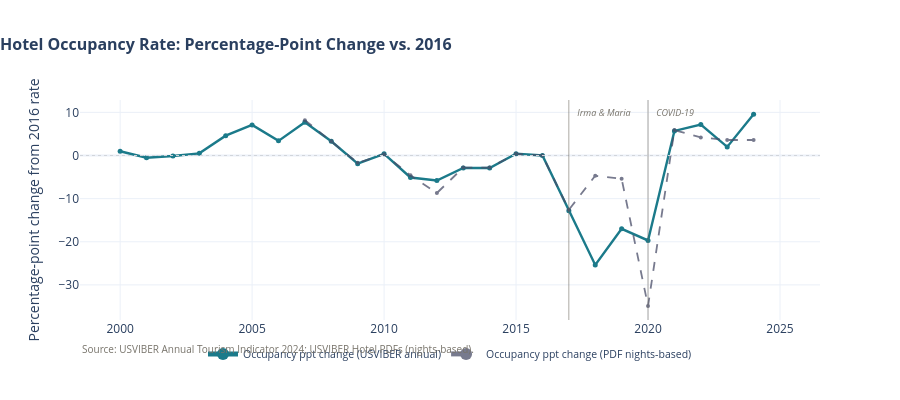

Write notebook code for a chart like this one.
### Code cell
# --- Occupancy: ppt change from 2016 (rate-based, not index) ---
fig = go.Figure()

# USVIBER annual occupancy (ppt)
fig.add_trace(
    go.Scatter(
        x=tour_occ["year"],
        y=tour_occ["occ_ppt_vs_2016"],
        mode="lines+markers",
        name="Occupancy ppt change (USVIBER annual)",
        line=dict(color=PALETTE["air_visitors"], width=2.4),
        marker=dict(size=5),
    )
)
# Hotel PDF calculated occupancy (ppt)
if "occ_ppt_vs_2016" in hotel.columns:
    fig.add_trace(
        go.Scatter(
            x=hotel["year"],
            y=hotel["occ_ppt_vs_2016"],
            mode="lines+markers",
            name="Occupancy ppt change (PDF nights-based)",
            line=dict(color=PALETTE["total"], width=1.8, dash="dash"),
            marker=dict(size=4),
            opacity=0.75,
        )
    )

fig.add_hline(
    y=0,
    line=dict(color="#d1d5db", width=1, dash="dot"),
    annotation_text="2016 baseline",
    annotation_position="right",
    annotation_font=dict(size=9, color="#aaa"),
)
fig.update_layout(
    title=dict(
        text="<b>Hotel Occupancy Rate: Percentage-Point Change vs. 2016</b>",
        font=dict(size=16),
        x=0.0,
    ),
    yaxis_title="Percentage-point change from 2016 rate",
    height=400,
    annotations=[
        source_note(
            "USVIBER Annual Tourism Indicator 2024; USVIBER Hotel PDFs (nights-based)."
        )
    ],
)
add_shocks(fig)
fig.show()

print("Occupancy ppt change from 2016 baseline (56.7%):")
occ_compare = tour_occ[["year", "occupancy_rate_pct", "occ_ppt_vs_2016"]].copy()
occ_compare.columns = ["year", "occupancy_%", "vs_2016_ppt"]
print(occ_compare[occ_compare.year.between(2014, 2024)].set_index("year").to_string())

### Figure 1 — Plotly figure (JSON) as saved in the notebook; plotly's stock layout.template omitted (floating-point values rounded to 4 significant figures)
{"data": [{"line": {"color": "#1b7a8a", "width": 2.4}, "marker": {"size": 5}, "mode": "lines+markers", "name": "Occupancy ppt change (USVIBER annual)", "type": "scatter", "x": [2000, 2001, 2002, 2003, 2004, 2005, 2006, 2007, 2008, 2009, 2010, 2011, 2012, 2013, 2014, 2015, 2016, 2017, 2018, 2019, 2020, 2021, 2022, 2023, 2024], "y": [1.0, -0.5, -0.1, 0.5, 4.6, 7.1, 3.4, 7.7, 3.3, -1.9, 0.4, -5.1, -5.8, -2.9, -2.9, 0.4, 0.0, -12.8, -25.4, -17.0, -19.7, 5.7, 7.2, 2.0, 9.6]}, {"line": {"color": "#4a4e69", "dash": "dash", "width": 1.8}, "marker": {"size": 4}, "mode": "lines+markers", "name": "Occupancy ppt change (PDF nights-based)", "opacity": 0.75, "type": "scatter", "x": [2001, 2002, 2003, 2004, 2005, 2006, 2007, 2008, 2009, 2010, 2011, 2012, 2013, 2014, 2015, 2016, 2017, 2018, 2019, 2020, 2021, 2022, 2023, 2024, 2025], "y": [NaN, NaN, NaN, NaN, NaN, NaN, 8.2, 3.3, -1.7, 0.3, -4.6, -8.7, -2.8, -2.8, 0.4, 0.0, -12.6, -4.7, -5.4, -34.9, 5.9, 4.2, 3.6, 3.6, NaN]}], "layout": {"annotations": [{"font": {"color": "#aaa", "size": 9}, "showarrow": false, "text": "<span style='color:#77736a;font-size:10px'>Source: USVIBER Annual Tourism Indicator 2024; USVIBER Hotel PDFs (nights-based).</span>", "x": 0, "xanchor": "left", "xref": "paper", "y": -0.09, "yanchor": "top", "yref": "paper"}, {"font": {"color": "#77736a", "size": 9}, "showarrow": false, "text": "<i> Irma & Maria</i>", "x": 2017, "xanchor": "left", "xref": "x", "xshift": 4, "y": 1, "yanchor": "top", "yref": "paper", "yshift": -4}, {"font": {"color": "#77736a", "size": 9}, "showarrow": false, "text": "<i> COVID-19</i>", "x": 2020, "xanchor": "left", "xref": "x", "xshift": 4, "y": 1, "yanchor": "top", "yref": "paper", "yshift": -4}], "height": 400, "shapes": [{"line": {"color": "#d1d5db", "dash": "dot", "width": 1}, "type": "line", "x0": 0, "x1": 1, "xref": "x domain", "y0": 0, "y1": 0, "yref": "y"}, {"line": {"color": "rgba(107,101,89,0.55)", "width": 1}, "type": "line", "x0": 2017, "x1": 2017, "xref": "x", "y0": 0, "y1": 1, "yref": "y domain"}, {"line": {"color": "rgba(107,101,89,0.55)", "width": 1}, "type": "line", "x0": 2020, "x1": 2020, "xref": "x", "y0": 0, "y1": 1, "yref": "y domain"}], "title": {"font": {"size": 16}, "text": "<b>Hotel Occupancy Rate: Percentage-Point Change vs. 2016</b>", "x": 0}, "yaxis": {"title": {"text": "Percentage-point change from 2016 rate"}}}}
